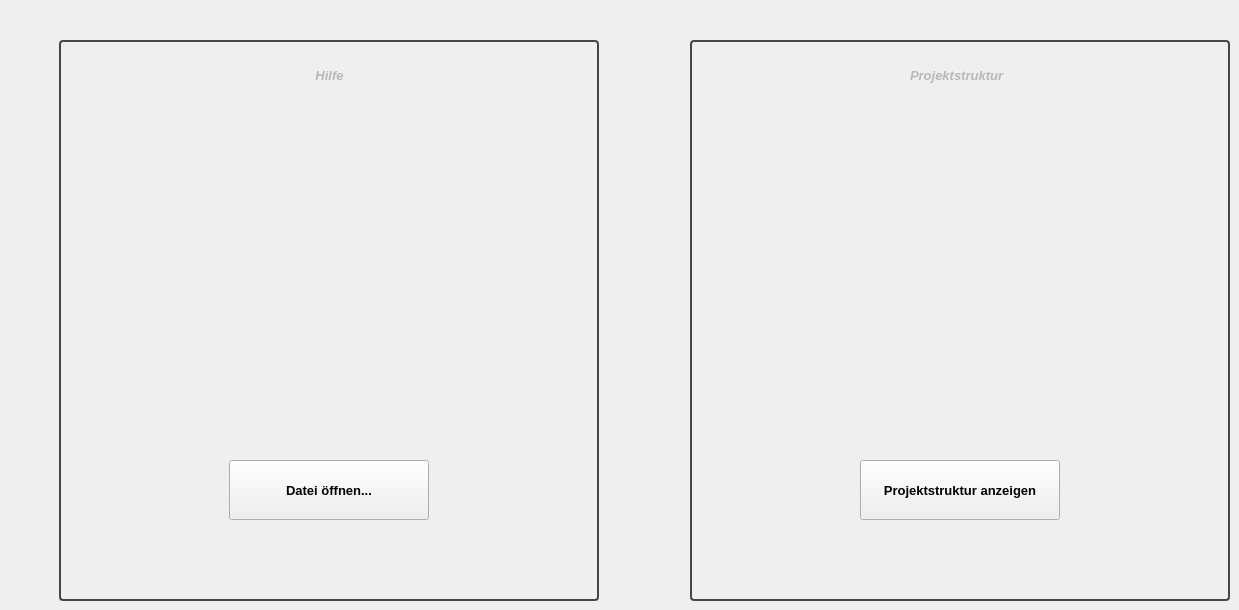
    <widget class="QWidget" name="tab_4">
     <attribute name="title">
      <string>Hilfe</string>
     </attribute>
     <widget class="QFrame" name="frame">
      <property name="geometry">
       <rect>
        <x>59</x>
        <y>40</y>
        <width>540</width>
        <height>561</height>
       </rect>
      </property>
      <property name="styleSheet">
       <string notr="true">QFrame{ color: #b6b9b8;
						border: 2px solid #434749; 
						border-radius: 4px;
						/*border-color: #434749;*/}</string>
      </property>
      <property name="frameShape">
       <enum>QFrame::StyledPanel</enum>
      </property>
      <property name="frameShadow">
       <enum>QFrame::Raised</enum>
      </property>
      <widget class="QLabel" name="lbl_theorieHeader">
       <property name="geometry">
        <rect>
         <x>210</x>
         <y>20</y>
         <width>121</width>
         <height>31</height>
        </rect>
       </property>
       <property name="font">
        <font>
         <pointsize>10</pointsize>
         <weight>75</weight>
         <italic>true</italic>
         <bold>true</bold>
        </font>
       </property>
       <property name="styleSheet">
        <string notr="true">border: none;</string>
       </property>
       <property name="text">
        <string>Hilfe</string>
       </property>
       <property name="alignment">
        <set>Qt::AlignCenter</set>
       </property>
      </widget>
      <widget class="QPushButton" name="btn_theoriePDF">
       <property name="geometry">
        <rect>
         <x>170</x>
         <y>420</y>
         <width>200</width>
         <height>60</height>
        </rect>
       </property>
       <property name="font">
        <font>
         <pointsize>10</pointsize>
         <weight>75</weight>
         <italic>false</italic>
         <bold>true</bold>
        </font>
       </property>
       <property name="text">
        <string>Datei öffnen...</string>
       </property>
       <property name="iconSize">
        <size>
         <width>40</width>
         <height>40</height>
        </size>
       </property>
       <property name="checkable">
        <bool>false</bool>
       </property>
       <property name="autoRepeat">
        <bool>false</bool>
       </property>
       <property name="autoExclusive">
        <bool>false</bool>
       </property>
      </widget>
     </widget>
     <widget class="QFrame" name="frame_4">
      <property name="geometry">
       <rect>
        <x>690</x>
        <y>40</y>
        <width>540</width>
        <height>561</height>
       </rect>
      </property>
      <property name="styleSheet">
       <string notr="true">QFrame{ color: #b6b9b8;
						border: 2px solid #434749; 
						border-radius: 4px;
						/*border-color: #434749;*/}</string>
      </property>
      <property name="frameShape">
       <enum>QFrame::StyledPanel</enum>
      </property>
      <property name="frameShadow">
       <enum>QFrame::Raised</enum>
      </property>
      <widget class="QLabel" name="lbl_Projektstruktur">
       <property name="geometry">
        <rect>
         <x>220</x>
         <y>20</y>
         <width>151</width>
         <height>31</height>
        </rect>
       </property>
       <property name="font">
        <font>
         <pointsize>10</pointsize>
         <weight>75</weight>
         <italic>true</italic>
         <bold>true</bold>
        </font>
       </property>
       <property name="styleSheet">
        <string notr="true">border: none;</string>
       </property>
       <property name="text">
        <string>Projektstruktur</string>
       </property>
      </widget>
      <widget class="QPushButton" name="btn_projektstruktur">
       <property name="geometry">
        <rect>
         <x>170</x>
         <y>420</y>
         <width>200</width>
         <height>60</height>
        </rect>
       </property>
       <property name="font">
        <font>
         <pointsize>10</pointsize>
         <weight>75</weight>
         <bold>true</bold>
        </font>
       </property>
       <property name="text">
        <string>Projektstruktur anzeigen</string>
       </property>
      </widget>
     </widget>
    </widget>
